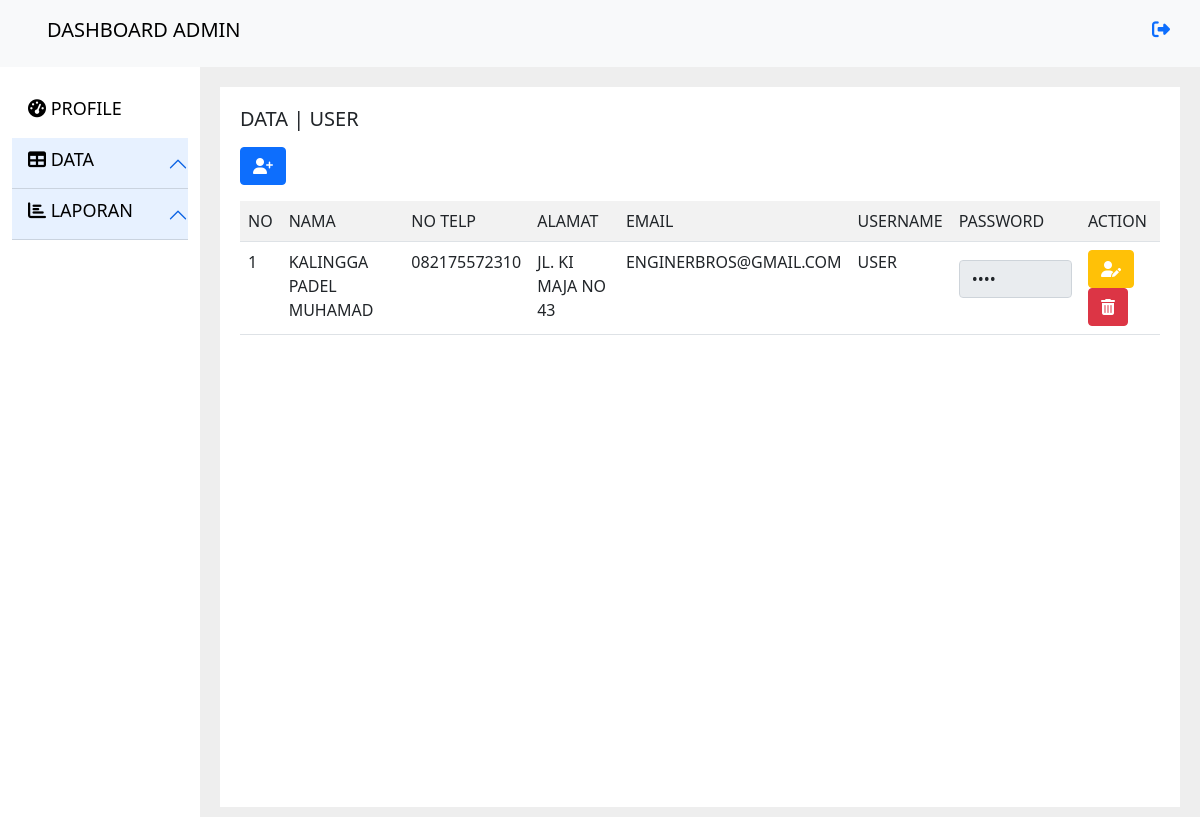
Screenshot of /admin/?halaman=admin-data-user (signed in) with the database file from the repository.
### tables this page shows
CREATE TABLE `user` (
  `idUser` int(11) NOT NULL,
  `namaUser` varchar(25) NOT NULL,
  `noTelp` varchar(25) NOT NULL,
  `alamatUser` text NOT NULL,
  `emailUser` varchar(25) NOT NULL,
  `usernameUser` varchar(25) NOT NULL,
  `passUser` varchar(25) NOT NULL
);

### app/view/admin/admin-tampil-user.php (the view, shortened to what this page needs)
<h5 class="text-uppercase mb-3">Data | User</h5>
<a href="?halaman=admin-data-user&menu=tambah-user" class="btn btn-primary btn-md mb-3"><i class="fas fa-user-plus"></i></a>
<div class="table-responsive">
<table class="table table-striped table-hover">
	<tr>
		<td>No</td>
		<td>Nama</td>
		<td>No Telp</td>
		<td>Alamat</td>
		<td>Email</td>
		<td>Username</td>
		<td>Password</td>
		<td>Action</td>
	</tr>
	<?php
	$sql  = "SELECT * FROM user";
	$exe  = $conn->query($sql);
	$no = 1;
	while ($data = $exe->fetch_array()) { ?>
		<tr>
			<td><?= $no ++ ?></td>
			<td><?= $data['namaUser']?></td>
			<td><?= $data['noTelp']?></td>
			<td><?= $data['alamatUser']?></td>
			<td><?= $data['emailUser']?></td>
			<td><?= $data['usernameUser']?></td>
			<td><input class="form-control" type="password" value="<?= $data['passUser']?>" readonly=""></td>
			<td>
				<a href="?halaman=admin-data-user&menu=edit-user&id=<?= $data['idUser'] ?>" class="btn btn-warning btn-md" style="color:white"><i class="fas fa-user-edit"></i></a>
				<a href="../app/model/admin/admin-delete-user.php?id=<?= $data['idUser'] ?>" class="btn btn-danger btn-md"><i class="fas fa-trash-alt"></i></a>
			</td>
		</tr>
<?php }	?>
</table>

### assets/css/style.css (style rules this page uses)
table tr td { text-transform: uppercase; }
.form-control { margin-top: 10px; }

### rows the page displays
user: namaUser "KALINGGA PADEL MUHAMAD", noTelp "082175572310", alamatUser "JL. KI MAJA NO 43", emailUser "ENGINERBROS@GMAIL.COM", usernameUser "USER"
